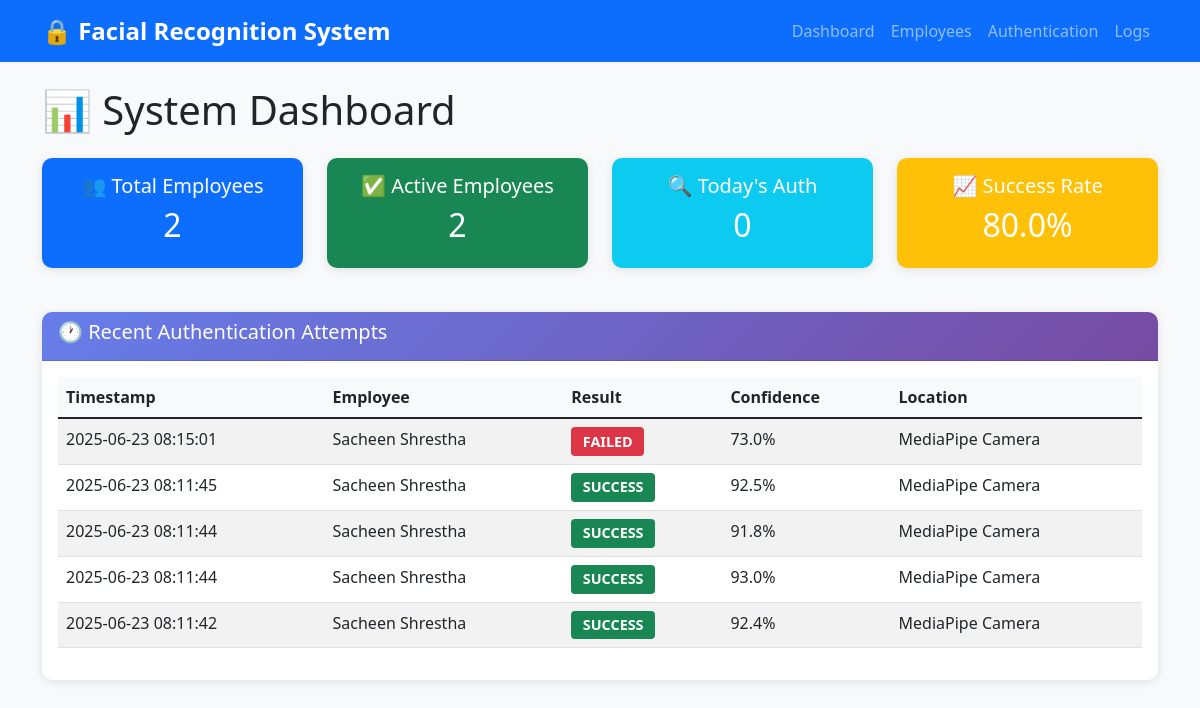
The page / on the database its author committed.
### models.py (models this page shows)
class AuthenticationLog(db.Model):
    __tablename__ = 'authentication_log'
    log_id = db.Column(db.Integer, primary_key=True, autoincrement=True)
    employee_id = db.Column(db.Integer, db.ForeignKey('employee.employee_id'), nullable=False)
    attempt_timestamp = db.Column(db.DateTime, default=datetime.utcnow)
    result = db.Column(db.String(20), nullable=False)
    confidence_score = db.Column(db.Float)
    failure_reason = db.Column(db.String(100))
    device_location = db.Column(db.String(100))
    processing_time_ms = db.Column(db.Integer)

class Employee(db.Model):
    __tablename__ = 'employee'
    employee_id = db.Column(db.Integer, primary_key=True, autoincrement=True)
    role_id = db.Column(db.Integer, db.ForeignKey('role.role_id'), nullable=False)
    first_name = db.Column(db.String(50), nullable=False)
    last_name = db.Column(db.String(50), nullable=False)
    email = db.Column(db.String(100), unique=True, nullable=False)
    department = db.Column(db.String(50))
    last_login = db.Column(db.DateTime)
    is_active = db.Column(db.Boolean, default=True)
    biometric_data = db.relationship('BiometricData', backref='employee', lazy=True)
    authentication_logs = db.relationship('AuthenticationLog', backref='employee', lazy=True)
    @property
    def full_name(self):
        return f"{self.first_name} {self.last_name}"

### app.py (the view)
@app.route('/')
def dashboard():
    total_employees = Employee.query.count()
    active_employees = Employee.query.filter_by(is_active=True).count()
    today_auths = AuthenticationLog.query.filter(
        AuthenticationLog.attempt_timestamp >= datetime.utcnow().date()
    ).count()
    recent_logs = AuthenticationLog.query.order_by(
        AuthenticationLog.attempt_timestamp.desc()
    ).limit(5).all()
    total_attempts = AuthenticationLog.query.count()
    successful_attempts = AuthenticationLog.query.filter_by(result='SUCCESS').count()
    success_rate = round((successful_attempts / total_attempts) * 100, 1) if total_attempts > 0 else 0
    return render_template('dashboard.html',
                         total_employees=total_employees,
                         active_employees=active_employees,
                         today_auths=today_auths,
                         success_rate=success_rate,
                         recent_logs=recent_logs)

### templates/dashboard.html
{% extends "base.html" %}
{% block content %}
<h1 class="mb-4">📊 System Dashboard</h1>
<div class="row mb-4">
    <div class="col-md-3">
        <div class="card bg-primary text-white">
            <div class="card-body text-center">
                <h5>👥 Total Employees</h5>
                <h2>{{ total_employees }}</h2>
            </div>
        </div>
    </div>
    <div class="col-md-3">
        <div class="card bg-success text-white">
            <div class="card-body text-center">
                <h5>✅ Active Employees</h5>
                <h2>{{ active_employees }}</h2>
            </div>
        </div>
    </div>
    <div class="col-md-3">
        <div class="card bg-info text-white">
            <div class="card-body text-center">
                <h5>🔍 Today's Auth</h5>
                <h2>{{ today_auths }}</h2>
            </div>
        </div>
    </div>
    <div class="col-md-3">
        <div class="card bg-warning text-white">
            <div class="card-body text-center">
                <h5>📈 Success Rate</h5>
                <h2>{{ success_rate }}%</h2>
            </div>
        </div>
    </div>
</div>
<div class="card">
    <div class="card-header">
        <h5>🕐 Recent Authentication Attempts</h5>
    </div>
    <div class="card-body">
        <table class="table table-striped">
            <thead>
                <tr>
                    <th>Timestamp</th>
                    <th>Employee</th>
                    <th>Result</th>
                    <th>Confidence</th>
                    <th>Location</th>
                </tr>
            </thead>
            <tbody>
                {% for log in recent_logs %}
                <tr>
                    <td>{{ log.attempt_timestamp.strftime('%Y-%m-%d %H:%M:%S') }}</td>
                    <td>{{ log.employee.full_name }}</td>
                    <td>
                        <span class="badge {% if log.result == 'SUCCESS' %}bg-success{% else %}bg-danger{% endif %}">
                            {{ log.result }}
                        </span>
                    </td>
                    <td>{{ "%.1f"|format(log.confidence_score * 100) }}%</td>
                    <td>{{ log.device_location }}</td>
                </tr>
                {% endfor %}
            </tbody>
        </table>
    </div>
</div>
{% endblock %}

### templates/base.html (shortened to what this page needs)
<!DOCTYPE html>
<html lang="en">
<head>
    <link href="https://cdn.jsdelivr.net/npm/bootstrap@5.1.3/dist/css/bootstrap.min.css" rel="stylesheet">
    <link href="{{ url_for('static', filename='style.css') }}" rel="stylesheet">
</head>
<body>
    <nav class="navbar navbar-expand-lg navbar-dark bg-primary">
        <div class="container">
            <a class="navbar-brand" href="{{ url_for('dashboard') }}">🔒 Facial Recognition System</a>
            <div class="navbar-nav">
                <a class="nav-link" href="{{ url_for('dashboard') }}">Dashboard</a>
                <a class="nav-link" href="{{ url_for('employees') }}">Employees</a>
                <a class="nav-link" href="{{ url_for('authentication') }}">Authentication</a>
                <a class="nav-link" href="{{ url_for('logs') }}">Logs</a>
            </div>
        </div>
    </nav>
    <div class="container mt-4">
        {% block content %}{% endblock %}
    </div>
</body>
</html>

### static/style.css (style rules this page uses)
body { background-color: #f8f9fa; font-family: 'Segoe UI', Tahoma, Geneva, Verdana, sans-serif; }
.navbar-brand { font-weight: bold; font-size: 1.5rem; }
.card { border: none; border-radius: 10px; box-shadow: 0 2px 10px rgba(0,0,0,0.1); margin-bottom: 20px; }
.card-header { background: linear-gradient(135deg, #667eea 0%, #764ba2 100%); color: white; border-radius: 10px 10px 0 0 !important; font-weight: bold; }
.table th { background-color: #f8f9fa; font-weight: 600; border-top: none; }
.badge { font-size: 0.9em; padding: 0.5em 0.8em; }

### rows shown on the page
AuthenticationLog: attempt_timestamp "2025-06-23 08:15:01", employee.full_name "Sacheen Shrestha", result "FAILED", log.confidence_score*100 "73.0", device_location "MediaPipe Camera"
AuthenticationLog: attempt_timestamp "2025-06-23 08:11:45", employee.full_name "Sacheen Shrestha", result "SUCCESS", log.confidence_score*100 "92.5", device_location "MediaPipe Camera"
AuthenticationLog: attempt_timestamp "2025-06-23 08:11:44", employee.full_name "Sacheen Shrestha", result "SUCCESS", log.confidence_score*100 "91.8", device_location "MediaPipe Camera"
AuthenticationLog: attempt_timestamp "2025-06-23 08:11:44", employee.full_name "Sacheen Shrestha", result "SUCCESS", log.confidence_score*100 "93.0", device_location "MediaPipe Camera"
AuthenticationLog: attempt_timestamp "2025-06-23 08:11:42", employee.full_name "Sacheen Shrestha", result "SUCCESS", log.confidence_score*100 "92.4", device_location "MediaPipe Camera"

### other values the page prints
{{ total_employees }} "2"
{{ active_employees }} "2"
{{ today_auths }} "0"
{{ success_rate }} "80.0"
